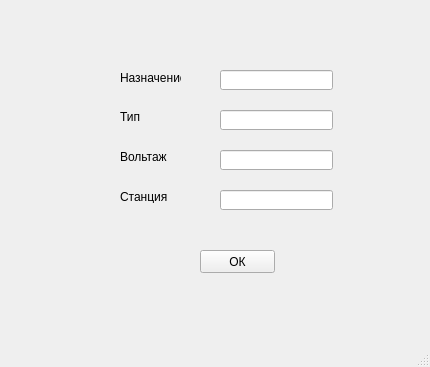
<?xml version="1.0" encoding="UTF-8"?>
<ui version="4.0">
 <class>EditTypeOfSensors</class>
 <widget class="QMainWindow" name="EditTypeOfSensors">
  <property name="geometry">
   <rect>
    <x>0</x>
    <y>0</y>
    <width>430</width>
    <height>367</height>
   </rect>
  </property>
  <property name="windowTitle">
   <string>MainWindow</string>
  </property>
  <widget class="QWidget" name="centralwidget">
   <widget class="QLineEdit" name="lineEdit">
    <property name="geometry">
     <rect>
      <x>220</x>
      <y>70</y>
      <width>113</width>
      <height>20</height>
     </rect>
    </property>
   </widget>
   <widget class="QLineEdit" name="lineEdit_2">
    <property name="geometry">
     <rect>
      <x>220</x>
      <y>110</y>
      <width>113</width>
      <height>20</height>
     </rect>
    </property>
   </widget>
   <widget class="QLineEdit" name="lineEdit_3">
    <property name="geometry">
     <rect>
      <x>220</x>
      <y>150</y>
      <width>113</width>
      <height>20</height>
     </rect>
    </property>
   </widget>
   <widget class="QLabel" name="label">
    <property name="geometry">
     <rect>
      <x>120</x>
      <y>70</y>
      <width>61</width>
      <height>16</height>
     </rect>
    </property>
    <property name="text">
     <string>Назначение</string>
    </property>
   </widget>
   <widget class="QLabel" name="label_2">
    <property name="geometry">
     <rect>
      <x>120</x>
      <y>110</y>
      <width>47</width>
      <height>13</height>
     </rect>
    </property>
    <property name="text">
     <string>Тип</string>
    </property>
   </widget>
   <widget class="QLabel" name="label_3">
    <property name="geometry">
     <rect>
      <x>120</x>
      <y>150</y>
      <width>47</width>
      <height>13</height>
     </rect>
    </property>
    <property name="text">
     <string>Вольтаж</string>
    </property>
   </widget>
   <widget class="QPushButton" name="okButton">
    <property name="geometry">
     <rect>
      <x>200</x>
      <y>250</y>
      <width>75</width>
      <height>23</height>
     </rect>
    </property>
    <property name="text">
     <string>ОК</string>
    </property>
   </widget>
   <widget class="QLineEdit" name="lineEdit_4">
    <property name="geometry">
     <rect>
      <x>220</x>
      <y>190</y>
      <width>113</width>
      <height>20</height>
     </rect>
    </property>
   </widget>
   <widget class="QLabel" name="label_4">
    <property name="geometry">
     <rect>
      <x>120</x>
      <y>190</y>
      <width>47</width>
      <height>13</height>
     </rect>
    </property>
    <property name="text">
     <string>Станция</string>
    </property>
   </widget>
  </widget>
  <widget class="QMenuBar" name="menubar">
   <property name="geometry">
    <rect>
     <x>0</x>
     <y>0</y>
     <width>430</width>
     <height>21</height>
    </rect>
   </property>
  </widget>
  <widget class="QStatusBar" name="statusbar"/>
 </widget>
 <resources/>
 <connections/>
</ui>
